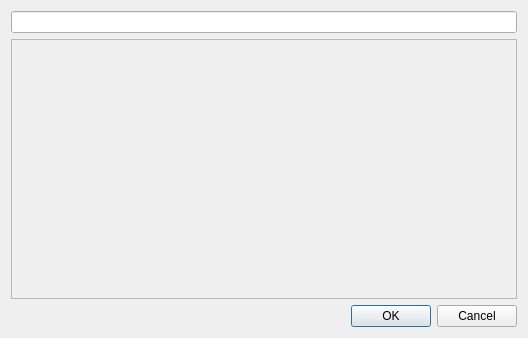
<?xml version="1.0" encoding="UTF-8"?>
<ui version="4.0">
 <class>LabelTextEditDlg</class>
 <widget class="QDialog" name="LabelTextEditDlg">
  <property name="geometry">
   <rect>
    <x>0</x>
    <y>0</y>
    <width>528</width>
    <height>338</height>
   </rect>
  </property>
  <property name="windowTitle">
   <string>Редактирование текста</string>
  </property>
  <layout class="QVBoxLayout" name="verticalLayout">
   <item>
    <widget class="QLineEdit" name="lineEdit"/>
   </item>
   <item>
    <widget class="QScrollArea" name="scrollArea">
     <property name="widgetResizable">
      <bool>true</bool>
     </property>
     <widget class="QWidget" name="scrollAreaWidgetContents">
      <property name="geometry">
       <rect>
        <x>0</x>
        <y>0</y>
        <width>508</width>
        <height>260</height>
       </rect>
      </property>
     </widget>
    </widget>
   </item>
   <item>
    <widget class="QDialogButtonBox" name="buttonBox">
     <property name="orientation">
      <enum>Qt::Horizontal</enum>
     </property>
     <property name="standardButtons">
      <set>QDialogButtonBox::Cancel|QDialogButtonBox::Ok</set>
     </property>
    </widget>
   </item>
  </layout>
 </widget>
 <resources/>
 <connections>
  <connection>
   <sender>buttonBox</sender>
   <signal>accepted()</signal>
   <receiver>LabelTextEditDlg</receiver>
   <slot>accept()</slot>
   <hints>
    <hint type="sourcelabel">
     <x>248</x>
     <y>254</y>
    </hint>
    <hint type="destinationlabel">
     <x>157</x>
     <y>274</y>
    </hint>
   </hints>
  </connection>
  <connection>
   <sender>buttonBox</sender>
   <signal>rejected()</signal>
   <receiver>LabelTextEditDlg</receiver>
   <slot>reject()</slot>
   <hints>
    <hint type="sourcelabel">
     <x>316</x>
     <y>260</y>
    </hint>
    <hint type="destinationlabel">
     <x>286</x>
     <y>274</y>
    </hint>
   </hints>
  </connection>
 </connections>
</ui>
